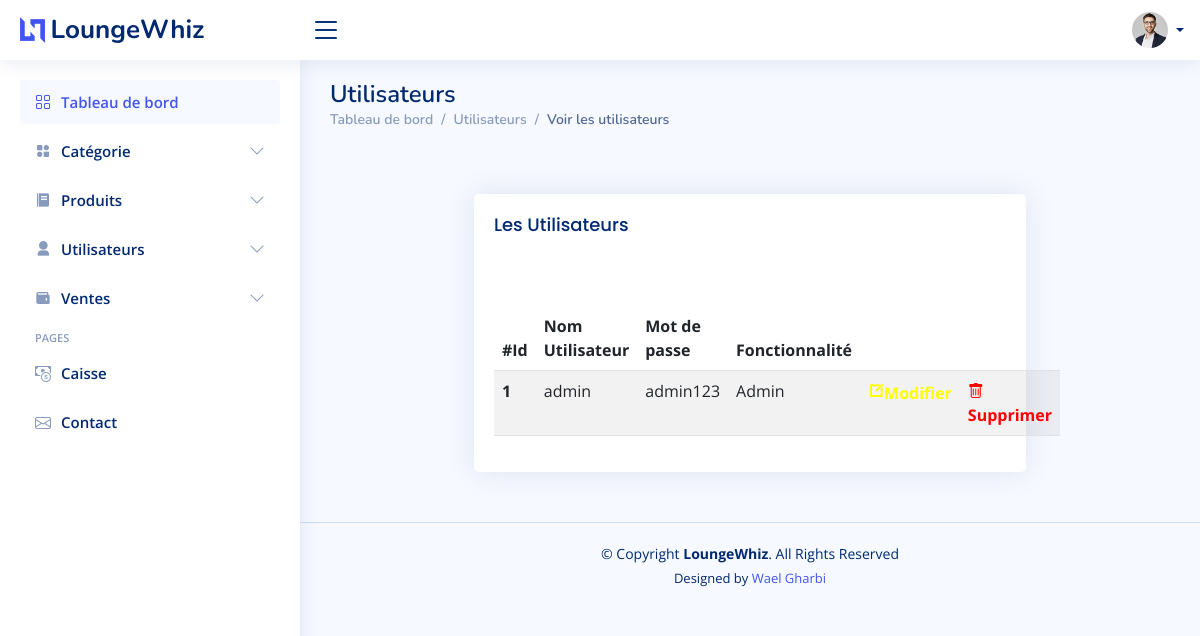
The app's page /user.php, older data.
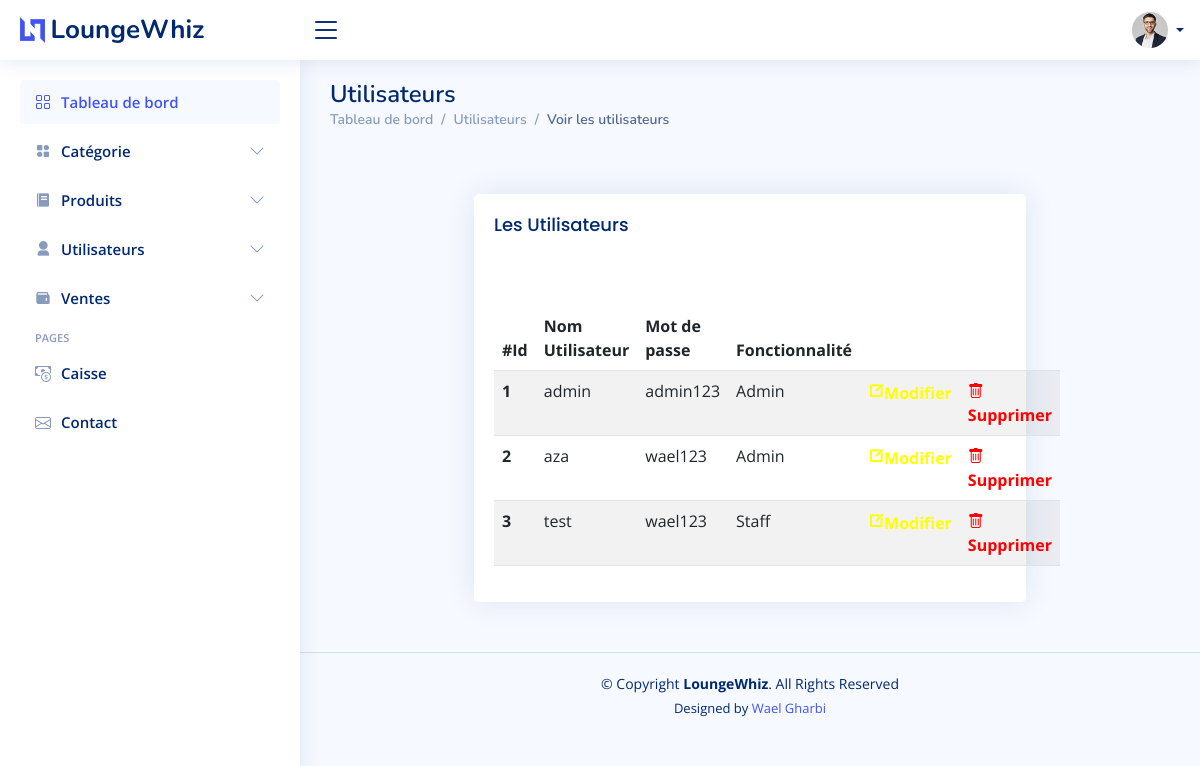
The same page, newer data.
### tables this page shows
CREATE TABLE `utilisateur` (
  `id_uti` int(3) NOT NULL,
  `nom` varchar(20) NOT NULL,
  `mdp` varchar(20) NOT NULL,
  `isAdmin` int(1) NOT NULL
);

### user.php (the view, shortened to what this page needs)
<?php
include_once('assets/php/db_connect.php')
?>
<!DOCTYPE html>
<html lang="en">
<head>
  <link href="assets/vendor/bootstrap/css/bootstrap.min.css" rel="stylesheet">
  <link href="assets/vendor/bootstrap-icons/bootstrap-icons.css" rel="stylesheet">
  <link href="assets/vendor/boxicons/css/boxicons.min.css" rel="stylesheet">
  <link href="assets/vendor/quill/quill.snow.css" rel="stylesheet">
  <link href="assets/vendor/quill/quill.bubble.css" rel="stylesheet">
  <link href="assets/vendor/remixicon/remixicon.css" rel="stylesheet">
  <link href="assets/vendor/simple-datatables/style.css" rel="stylesheet">
  <link href="assets/css/style.css" rel="stylesheet">
</head>
<body>
  <?php
  include('assets/php/header.php');
  include('assets/php/side.php');
  ?>
  <main id="main" class="main">
    <div class="pagetitle">
      <h1>Utilisateurs</h1>
      <nav>
        <ol class="breadcrumb">
          <li class="breadcrumb-item"><a href="admin_index.php">Tableau de bord</a></li>
          <li class="breadcrumb-item">Utilisateurs</li>
          <li class="breadcrumb-item active">Voir les utilisateurs</li>
        </ol>
      </nav>
    </div>
    <section class="section">
      <div class="row">
        <div class="col-lg-2"></div>
        <div class="col-lg-8 pt-5">
          <div class="card">
            <div class="card-body">
              <h5 class="card-title">Les Utilisateurs</h5>
              <div class="row">
                <div class="col-lg-12 pt-5">
                  <table class="table table-striped">
                    <thead>
                      <tr>
                        <th scope="col">#Id</th>
                        <th scope="col">Nom Utilisateur</th>
                        <th scope="col">Mot de passe</th>
                        <th scope="col">Fonctionnalité</th>
                        <th scope="col"></th>
                        <th scope="col"></th>
                      </tr>
                    </thead>
                    <tbody>
                      <?php
                      $req2 = 'select * from utilisateur';
                      $send2 = @mysqli_query($connect, $req2);
                      while ($res2 = @mysqli_fetch_array($send2)) {
                      ?>
                        <tr>
                          <th scope="row"><?php echo $res2['id_uti'] ?></th>
                          <td><?php echo $res2['nom'] ?></td>
                          <td><?php echo $res2['mdp'] ?></td>
                          <td><?php
                              if ($res2['isAdmin'] == 1) {
                                echo 'Admin';
                              } else {
                                echo 'Staff';
                              }
                              ?></td>
                          <td><a href="" style="color: yellow; font-weight: bold;" class="mod" data-bs-toggle="modal" data-bs-target="#testmodal<?php echo $res2['id_uti'] ?>"><i class="ri-edit-box-line"></i>Modifier</a></td>
                          <td><a href="assets/php/deluser.php?id=<?php echo $res2['id_uti']; ?>" style="color: red; font-weight: bold;" onclick="if(confirm('Vous êtes sûr vous voulez effacer cette utilisateur ?')){return true} else {event.preventDefault()}"><i class="bi bi-trash"></i>Supprimer</a></td>
                        </tr>
                      <?php } ?>
                    </tbody>
                  </table>
                </div>
              </div>
            </div>
          </div>
    </section>
  </main>
  <?php
  include('assets/php/footer.php');
  ?>
</body>
</html>

Row changes from the older to the newer data that the page shows:
added utilisateur: id_uti "2", nom "aza", mdp "wael123", isAdmin "Admin"
added utilisateur: id_uti "3", nom "test", mdp "wael123", isAdmin "Staff"
